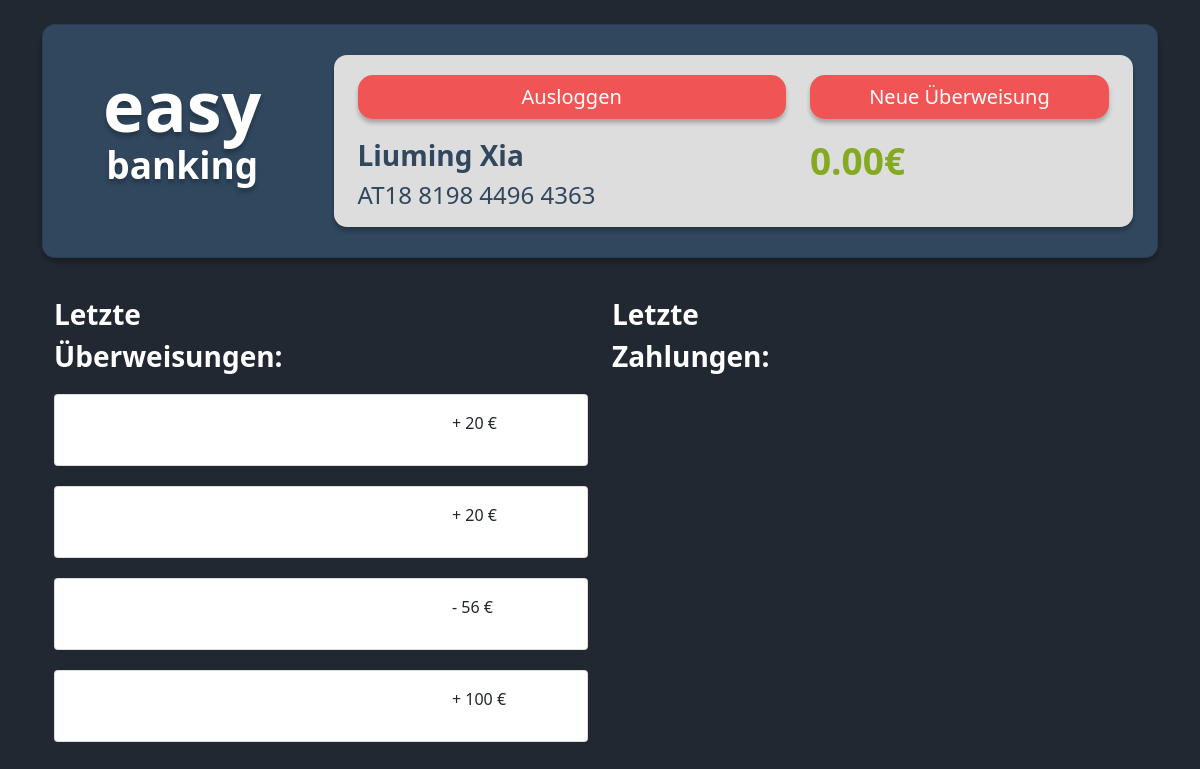
Page /index.php (signed in) on the earlier database version.
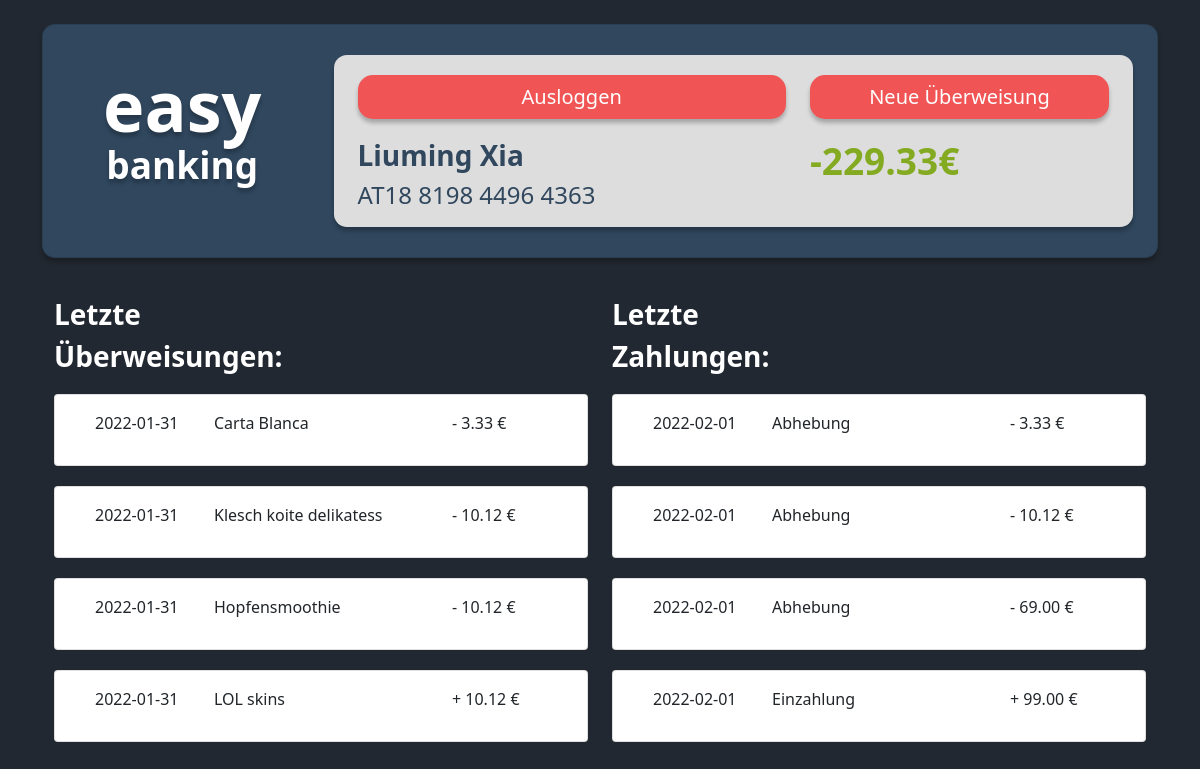
Same page on the later database version.
### tables this page shows
CREATE TABLE `kunde` (
  `id` int(11) NOT NULL,
  `vorname` varchar(255) NOT NULL,
  `nachname` varchar(255) NOT NULL,
  `email` varchar(255) NOT NULL,
  `passwort` varchar(255) NOT NULL,
  `kontostand` decimal(10,2) NOT NULL,
  `iban` varchar(255) NOT NULL,
  `bic` varchar(255) NOT NULL
);

CREATE TABLE `transaktionen` (
  `id` int(11) NOT NULL,
  `betrag` decimal(10,2) NOT NULL,
  `sender_id` int(11) NOT NULL,
  `empfaenger_id` int(11) NOT NULL,
  `bic` varchar(256) NOT NULL,
  `zweck` varchar(256) NOT NULL,
  `zeitstempel` date DEFAULT NULL
);

CREATE TABLE `zahlungen` (
  `id` int(11) NOT NULL,
  `kunde` int(11) NOT NULL,
  `angestellter` int(11) NOT NULL,
  `betrag` decimal(10,2) NOT NULL,
  `methode` tinyint(1) NOT NULL,
  `zeitstempel` date NOT NULL
);

### lib/database.php (called while the page is built, shortened)
<?php
$server = "localhost";
$user = "root";
$pass = "";
$dbname = "ebanking";
$db = new mysqli($server, $user, $pass, $dbname);
function fetchAll($email, $db)
{
    $mysqli = $db->prepare("SELECT * FROM kunde WHERE email = ?");
    $mysqli->bind_param("s", $email);
    $mysqli->execute();
    $result = $mysqli->get_result();
    $assocresult = $result->fetch_assoc();
    return $assocresult;
}
function displayIban($iban, $db)
{
    $nIban = substr($iban, 0, 4) . " " . substr($iban, 4, 4) . " " . substr($iban, 8, 4) . " " . substr($iban, 12, 4);
    return $nIban;
}
function displayName($vName, $nName)
{
    $name = $vName . " " . $nName;
    return $name;
}
function getTransaktionenById($id)
{
    global $db;
    $mysqli = $db->prepare("SELECT sender_id, zeitstempel, zweck, betrag FROM transaktionen WHERE sender_id = ? OR empfaenger_id = ? ORDER BY zeitstempel DESC");
    $mysqli->bind_param("ii", $id, $id);
    $mysqli->execute();
    $result = $mysqli->get_result();
    $transaktionen = $result->fetch_all();
    return $transaktionen;
}
function getZahlungenById($id)
{
    global $db;
    $mysqli = $db->prepare("SELECT kunde, zeitstempel, methode, betrag FROM zahlungen WHERE kunde= ? ORDER BY zeitstempel DESC");
    $mysqli->bind_param("i", $id);
    $mysqli->execute();
    $result = $mysqli->get_result();
    $transaktionen = $result->fetch_all();
    return $transaktionen;
}

### index.php (the view, shortened to what the changed rows need)
<?php
require_once 'lib/database.php';
?>
<!DOCTYPE html>
<html lang="en">
<head>
    <link rel="stylesheet" href="css/style.css">
    <link href="https://cdn.jsdelivr.net/npm/bootstrap@5.1.1/dist/css/bootstrap.min.css" rel="stylesheet">
</head>
<body>
    <?php
    $email = $_SESSION['login'];
    $user = fetchAll($email, $db);
    $id = $user['id'];
    $kontostand = $user['kontostand'];
    $displayName = displayName($user['vorname'], $user['nachname']);
    $displayIban = displayIban($user['iban'], $db);
    if (!isset($_SESSION['login'])) {
        header("Location: login.php");
        exit;
    } else {
    ?>
        <div class="container">
            <div class="card" id="headerCard">
                <div class="container">
                    <div class="row">
                        <div class="col-md-3 col-sm-12 text-center" id="logoBox">
                            <h1>easy</h1>
                            <h2>banking</h2>
                        </div>
                        <div class="col-md-9  col-sm-12">
                            <div id="userBox">
                                <div class="container">
                                    <div class="row">
                                        <div class="col-md-7  col-sm-12 ">
                                            <form action="index.php" method="POST">
                                                <button id="button" name="signout" type="submit" class="btn">Ausloggen</button>
                                            </form>
                                        </div>
                                        <div class="col-md-5  col-sm-12 ">
                                            <a id="button" class="btn" href="transfer.php" role="button">Neue Überweisung</a>
                                        </div>
                                    </div>
                                    <div class="row" id="userData">
                                        <div class="col-md-7  col-sm-12 ">
                                            <h3><?php echo $displayName; ?></h3>
                                            <h4><?php echo $displayIban; ?></h4>
                                        </div>
                                        <div class="col-md-5  col-sm-12 ">
                                            <h2 id="moneySum"><?php echo $kontostand . "€"; ?></h2>
                                        </div>
                                    </div>
                                </div>
                            </div>
                        </div>
                    </div>
                </div>
            </div>
            <div class='container'>
                <div class="row">
                    <div class="col-6">
                        <div id="transactionList">
                            <h3>Letzte</h3>
                            <h3>Überweisungen:</h3>
                        </div>
                        <?php
                        $transaktionen = getTransaktionenById($id);
                        foreach ($transaktionen as &$transaktion) {
                            if ($transaktion['0'] == $id) {
                                $transaktion['3'] = "- " . $transaktion['3'];
                            } else {
                                $transaktion['3'] = "+ " . $transaktion['3'];
                            }
                        ?>
                            <div class="card" id="card">
                                <div class="card-body">
                                    <div class="container">
                                        <div class="row">
                                            <div class="col-3">
                                                <p><?php echo $transaktion['1']; ?></p>
                                            </div>
                                            <div class="col-6">
                                                <p><?php echo  $transaktion['2']; ?></p>
                                            </div>
                                            <div class="col-3">
                                                <p><?php echo  $transaktion['3']; ?> €</p>
                                            </div>
                                        </div>
                                    </div>
                                </div>
                            </div>
                        <?php
                        }
                        ?>
                    </div>
                    <div class="col-6">
                        <div id="transactionList">
                            <h3>Letzte</h3>
                            <h3>Zahlungen:</h3>
                        </div>
                        <?php
                        $zahlungen = getZahlungenById($id);
                        foreach ($zahlungen as &$zahlung) {
                            if ($zahlung['2'] == 0) {
                                $zahlung['2'] = "Abhebung";
                                $zahlung['3'] = "- " . $zahlung['3'];
                            } else {
                                $zahlung['2'] = "Einzahlung";
                                $zahlung['3'] = "+ " . $zahlung['3'];
                            }
                        ?>
                            <div class="card" id="card">
                                <div class="card-body">
                                    <div class="container">
                                        <div class="row">
                                            <div class="col-3">
                                                <p><?php echo $zahlung['1']; ?></p>
                                            </div>
                                            <div class="col-6">
                                                <p><?php echo  $zahlung['2']; ?></p>
                                            </div>
                                            <div class="col-3">
                                                <p><?php echo  $zahlung['3']; ?> €</p>
                                            </div>
                                        </div>
                                    </div>
                                </div>
                            </div>
                        <?php
                        }
                        ?>
                    </div>
                </div>
            </div>
        </div>
    <?php
    }
    ?>
</body>
</html>

Differences in the rows shown:
removed transaktionen: 3 "+ 20"
removed transaktionen: 3 "+ 20"
removed transaktionen: 3 "- 56"
removed transaktionen: 3 "+ 100"
changed kunde "Liuming Xia": kontostand "0.00" → "-229.33"
added transaktionen: zeitstempel "2022-01-31", zweck "Carta Blanca", 3 "- 3.33"
added transaktionen: zeitstempel "2022-01-31", zweck "Klesch koite delikatess", 3 "- 10.12"
added transaktionen: zeitstempel "2022-01-31", zweck "Hopfensmoothie", 3 "- 10.12"
added transaktionen: zeitstempel "2022-01-31", zweck "LOL skins", 3 "+ 10.12"
added zahlungen: 1 "2022-02-01", 2 "Abhebung", 3 "- 3.33"
added zahlungen: 1 "2022-02-01", 2 "Abhebung", 3 "- 10.12"
added zahlungen: 1 "2022-02-01", 2 "Abhebung", 3 "- 69.00"
added zahlungen: 1 "2022-02-01", 2 "Einzahlung", 3 "+ 99.00"
